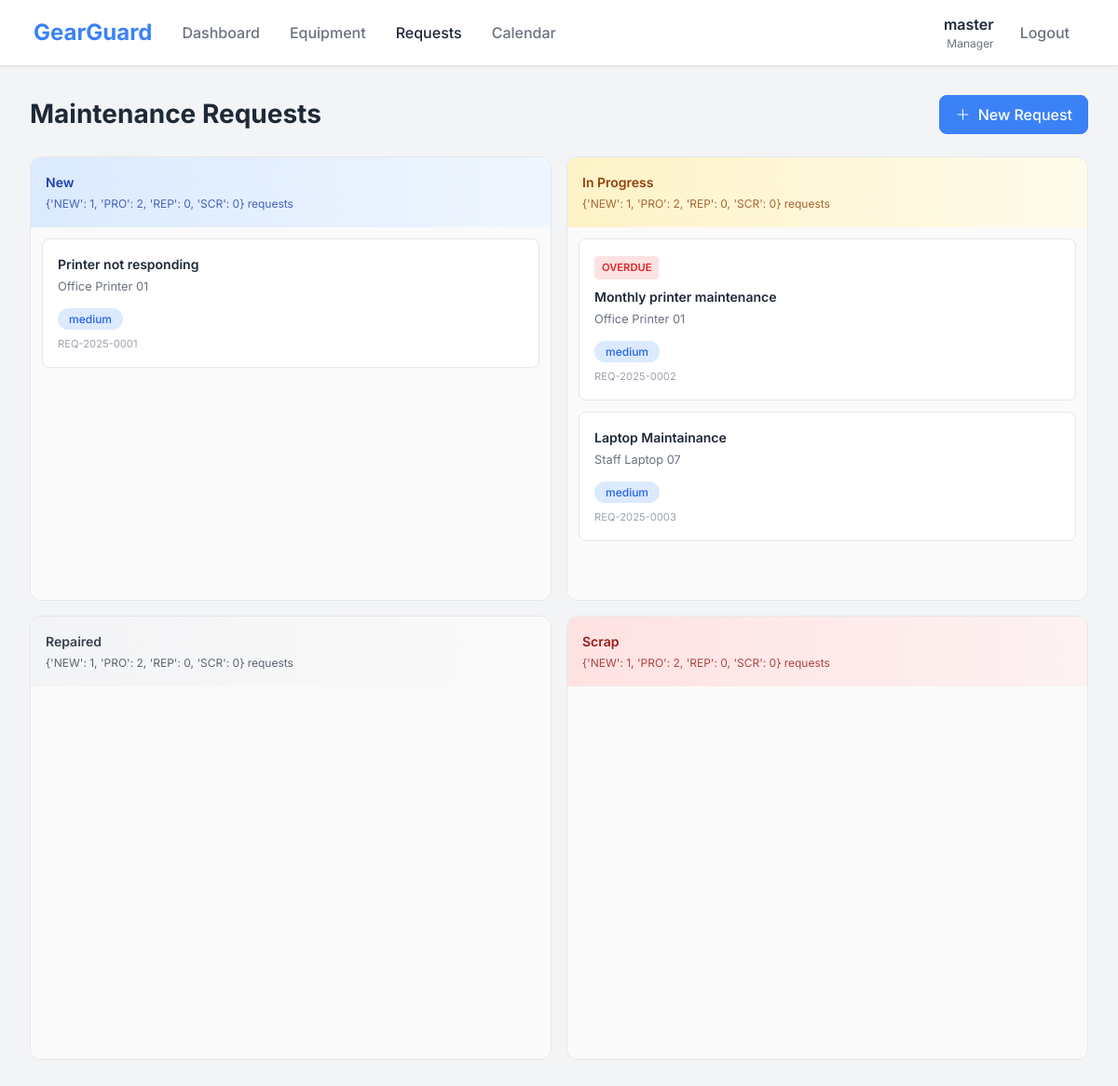
The page /kanban/ (signed in) on the database its author committed.
### Gear/models.py (models this page shows, shortened)
class MaintenanceRequest(models.Model):
    REQUEST_TYPE_CHOICES = [
        ('COR', 'Corrective'),
        ('PRE', 'Preventive'),
    ]
    STATUS_CHOICES = [
        ('NEW', 'New'),
        ('PRO', 'In Progress'),
        ('REP', 'Repaired'),
        ('SCR', 'Scrap'),
    ]
    PRIORITY_CHOICES = [
        ('low', 'Low'),
        ('medium', 'Medium'),
        ('high', 'High'),
        ('critical', 'Critical'),
    ]
    ALLOWED_TRANSITIONS = {
        'NEW': ['PRO', 'SCR'],
        'PRO': ['REP', 'SCR'],
        'REP': [],
        'SCR': [],
    }
    subject = models.CharField(max_length=200)
    equipment = models.ForeignKey(
        Equipment,
        on_delete=models.CASCADE
    )
    request_type = models.CharField(
        max_length=3,
        choices=REQUEST_TYPE_CHOICES
    )
    priority = models.CharField(
        max_length=10,
        choices=PRIORITY_CHOICES,
        default='medium'
    )
    maintenance_team = models.ForeignKey(
        MaintenanceTeam,
        on_delete=models.SET_NULL,
        null=True,
        blank=True
    )
    assigned_technician = models.ForeignKey(
        User,
        on_delete=models.SET_NULL,
        null=True,
        blank=True
    )
    status = models.CharField(
        max_length=3,
        choices=STATUS_CHOICES,
        default='NEW'
    )
    scheduled_date = models.DateField(
        null=True,
        blank=True
    )
    duration_hours = models.FloatField(
        null=True,
        blank=True
    )
    created_at = models.DateTimeField(
        auto_now_add=True
    )
    @property
    def is_overdue(self):
        if self.scheduled_date and self.status in ['NEW', 'PRO']:
            return self.scheduled_date < date.today()
        return False
    @property
    def request_id(self):
        year = self.created_at.year if self.created_at else timezone.now().year
        return f"REQ-{year}-{str(self.pk).zfill(4)}"

class Equipment(models.Model):
    CATEGORY_CHOICES = [
        ('Printer', 'Printer'),
        ('Computer', 'Computer'),
        ('Vehicle', 'Vehicle'),
        ('Machinery', 'Machinery'),
        ('HVAC', 'HVAC'),
        ('Power', 'Power'),
        ('Other', 'Other'),
    ]
    name = models.CharField(max_length=100)
    serial_number = models.CharField(max_length=100, unique=True)
    department = models.CharField(max_length=100)
    category = models.CharField(max_length=50, choices=CATEGORY_CHOICES, default='Other')
    assigned_to = models.CharField(
        max_length=100, blank=True, null=True
    )
    purchase_date = models.DateField()
    warranty_expiry = models.DateField(null=True, blank=True)
    location = models.CharField(max_length=100)
    maintenance_team = models.ForeignKey(
        MaintenanceTeam,
        on_delete=models.SET_NULL,
        null=True,
        blank=True
    )
    is_scrapped = models.BooleanField(default=False)

### Gear/views.py (the view)
# urls.py: path('kanban/', views.kanban_board, name='kanban'),
@login_required
def kanban_board(request):
    statuses = [
        ('NEW', 'New'),
        ('PRO', 'In Progress'),
        ('REP', 'Repaired'),
        ('SCR', 'Scrap'),
    ]
    requests = MaintenanceRequest.objects.select_related('equipment').all()
    status_counts = {
        'NEW': requests.filter(status='NEW').count(),
        'PRO': requests.filter(status='PRO').count(),
        'REP': requests.filter(status='REP').count(),
        'SCR': requests.filter(status='SCR').count(),
    }
    return render(request, 'kanban.html', {
        'statuses': statuses,
        'requests': requests,
        'status_counts': status_counts,
    })

### Gear/templates/kanban.html (shortened to what this page needs)
{% extends 'base.html' %}
{% block content %}
<div class="d-flex justify-content-between align-items-center mb-4">
  <h1 class="page-title mb-0">Maintenance Requests</h1>
  <a href="{% url 'admin:Gear_maintenancerequest_add' %}" class="btn btn-primary">
    <i class="bi bi-plus-lg me-1"></i> New Request
  </a>
</div>
<div class="kanban-container">
  {% for status, title in statuses %}
  <div class="kanban-column">
    <div
      class="column-header {% if status == 'NEW' %}new{% elif status == 'PRO' %}in-progress{% elif status == 'REP' %}repaired{% else %}scrap{% endif %}">
      {{ title }}
      <span class="column-count">{{ status_counts|default_if_none:0 }} requests</span>
    </div>
    <div class="column-body" data-status="{{ status }}">
      {% for r in requests %}
      {% if r.status == status %}
      <div class="request-card" draggable="true" data-id="{{ r.id }}">
        {% if r.is_overdue %}
        <span class="badge-overdue mb-2 d-inline-block">OVERDUE</span>
        {% endif %}
        <div class="card-title">{{ r.subject }}</div>
        <div class="card-equipment">{{ r.equipment.name }}</div>
        <span class="priority-badge badge-{{ r.priority }}">{{ r.priority }}</span>
        <div class="card-id">{{ r.request_id }}</div>
      </div>
      {% endif %}
      {% endfor %}
    </div>
  </div>
  {% endfor %}
</div>
{% endblock %}

### Gear/templates/base.html (shortened to what this page needs)
<!DOCTYPE html>
<html lang="en">
<head>
    <link href="https://cdn.jsdelivr.net/npm/bootstrap@5.3.2/dist/css/bootstrap.min.css" rel="stylesheet">
    <link href="https://cdn.jsdelivr.net/npm/bootstrap-icons@1.11.1/font/bootstrap-icons.css" rel="stylesheet">
</head>
<body>
    <nav class="navbar navbar-expand-lg">
        <div class="container-fluid">
            <a class="navbar-brand" href="{% url 'dashboard' %}">GearGuard</a>
            <div class="collapse navbar-collapse" id="navbarNav">
                <ul class="navbar-nav me-auto">
                    <li class="nav-item">
                        <a class="nav-link {% if request.resolver_match.url_name == 'dashboard' %}active{% endif %}"
                            href="{% url 'dashboard' %}">Dashboard</a>
                    </li>
                    <li class="nav-item">
                        <a class="nav-link {% if request.resolver_match.url_name == 'equipment_list' %}active{% endif %}"
                            href="{% url 'equipment_list' %}">Equipment</a>
                    </li>
                    <li class="nav-item">
                        <a class="nav-link {% if request.resolver_match.url_name == 'kanban' %}active{% endif %}"
                            href="{% url 'kanban' %}">Requests</a>
                    </li>
                    <li class="nav-item">
                        <a class="nav-link {% if request.resolver_match.url_name == 'calendar' %}active{% endif %}"
                            href="{% url 'calendar' %}">Calendar</a>
                    </li>
                </ul>
                {% if user.is_authenticated %}
                <div class="user-info">
                    <div class="text-end">
                        <div class="user-name">{{ user.get_full_name|default:user.username }}</div>
                        <div class="user-role">{% if user.is_superuser %}Manager{% else %}Technician{% endif %}</div>
                    </div>
                    <form method="post" action="{% url 'logout' %}" style="display: inline;">
                        <button type="submit" class="btn-logout"
                            style="border: none; background: none; cursor: pointer;">Logout</button>
                    </form>
                </div>
                {% endif %}
            </div>
        </div>
    </nav>
    <main class="main-content">
        {% block content %}{% endblock %}
    </main>
</body>
</html>

### Gear/templates/base.html (style rules this page uses)
:root { --primary-blue: #3B82F6; --primary-blue-dark: #2563EB; --success-green: #10B981; --warning-yellow: #F59E0B; --danger-red: #EF4444; --text-primary: #1F2937; --text-secondary: #6B7280; --bg-light: #F3F4F6; --bg-card: #FFFFFF; --border-color: #E5E7EB; }
* { font-family: 'Inter', sans-serif; }
body { background-color: var(--bg-light); color: var(--text-primary); }
.navbar { background-color: var(--bg-card) !important; box-shadow: 0 1px 3px rgba(0, 0, 0, 0.1); padding: 0.75rem 1.5rem; }
.navbar-brand { color: var(--primary-blue) !important; font-weight: 700; font-size: 1.5rem; }
.nav-link { color: var(--text-secondary) !important; font-weight: 500; padding: 0.5rem 1rem !important; transition: color 0.2s ease; }
.nav-link:hover, .nav-link.active { color: var(--text-primary) !important; }
.user-info { display: flex; align-items: center; gap: 0.75rem; }
.user-name { font-weight: 600; color: var(--text-primary); }
.user-role { font-size: 0.75rem; color: var(--text-secondary); }
.btn-logout { color: var(--text-secondary); text-decoration: none; font-weight: 500; padding: 0.5rem 1rem; transition: color 0.2s ease; }
.main-content { padding: 2rem; max-width: 1400px; margin: 0 auto; }
.page-title { font-size: 1.75rem; font-weight: 700; margin-bottom: 1.5rem; color: var(--text-primary); }
.badge-overdue { background-color: #FEE2E2; color: #DC2626; font-weight: 600; font-size: 0.7rem; padding: 0.25rem 0.5rem; border-radius: 4px; }
.badge-medium { background-color: #DBEAFE; color: #2563EB; }
.priority-badge { padding: 0.25rem 0.75rem; border-radius: 9999px; font-size: 0.75rem; font-weight: 500; }
.btn-primary { background-color: var(--primary-blue); border-color: var(--primary-blue); border-radius: 8px; font-weight: 500; padding: 0.5rem 1rem; }

### Gear/templates/kanban.html (style rules this page uses)
.kanban-container { display: grid; grid-template-columns: repeat(4, 1fr); gap: 1rem; min-height: 500px; }
@media (max-width: 1200px) { .kanban-container { grid-template-columns: repeat(2, 1fr); } }
.kanban-column { background: var(--bg-card); border-radius: 12px; border: 1px solid var(--border-color); overflow: hidden; }
.column-header { padding: 1rem; font-weight: 600; font-size: 0.875rem; }
.column-header.new { background: linear-gradient(to right, #DBEAFE, #EFF6FF); color: #1E40AF; }
.column-header.in-progress { background: linear-gradient(to right, #FEF3C7, #FFFBEB); color: #92400E; }
.column-header.repaired { background: linear-gradient(to right, #F3F4F6, #FAFAFA); color: #374151; }
.column-header.scrap { background: linear-gradient(to right, #FEE2E2, #FEF2F2); color: #991B1B; }
.column-count { font-weight: 400; opacity: 0.8; display: block; font-size: 0.75rem; margin-top: 0.25rem; }
.column-body { padding: 0.75rem; min-height: 400px; background: #FAFAFA; }
.request-card { background: white; border: 1px solid var(--border-color); border-radius: 8px; padding: 1rem; margin-bottom: 0.75rem; cursor: grab; transition: box-shadow 0.2s, transform 0.2s; }
.request-card .card-title { font-weight: 600; font-size: 0.875rem; margin-bottom: 0.25rem; color: var(--text-primary); }
.request-card .card-equipment { font-size: 0.8rem; color: var(--text-secondary); margin-bottom: 0.75rem; }
.request-card .card-id { font-size: 0.7rem; color: #9CA3AF; margin-top: 0.5rem; }

### rows shown on the page
MaintenanceRequest: subject "Printer not responding", equipment.name "Office Printer 01", priority "medium", request_id "REQ-2025-0001"
MaintenanceRequest: scheduled_date "OVERDUE", subject "Monthly printer maintenance", equipment.name "Office Printer 01", priority "medium", request_id "REQ-2025-0002"
MaintenanceRequest: subject "Laptop Maintainance", equipment.name "Staff Laptop 07", priority "medium", request_id "REQ-2025-0003"

### other values the page prints
{{ user.get_full_name|default:user.username }} "master"
{{ title }} "New" "In Progress" "Repaired" "Scrap"
{{ status_counts|default_if_none:0 }} "{'NEW': 1, 'PRO': 2, 'REP': 0, 'SCR': 0}" "{'NEW': 1, 'PRO': 2, 'REP': 0, 'SCR': 0}" "{'NEW': 1, 'PRO': 2, 'REP': 0, 'SCR': 0}" "{'NEW': 1, 'PRO': 2, 'REP': 0, 'SCR': 0}"
